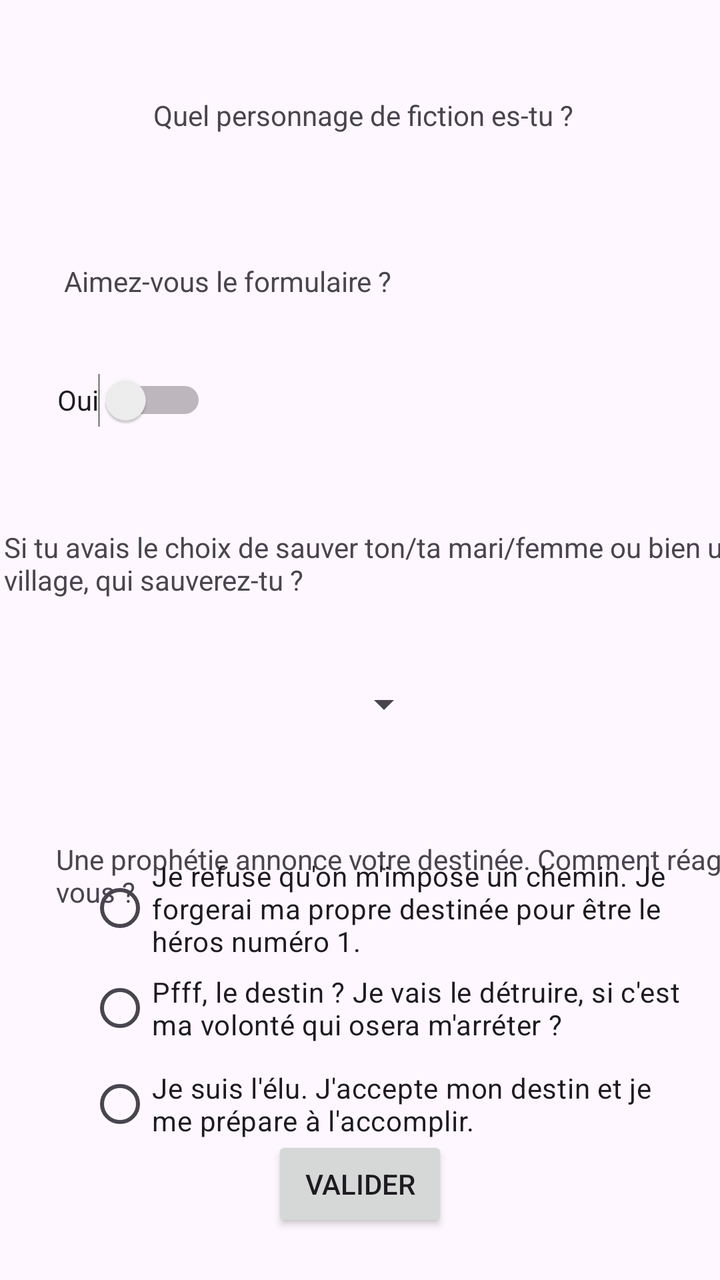
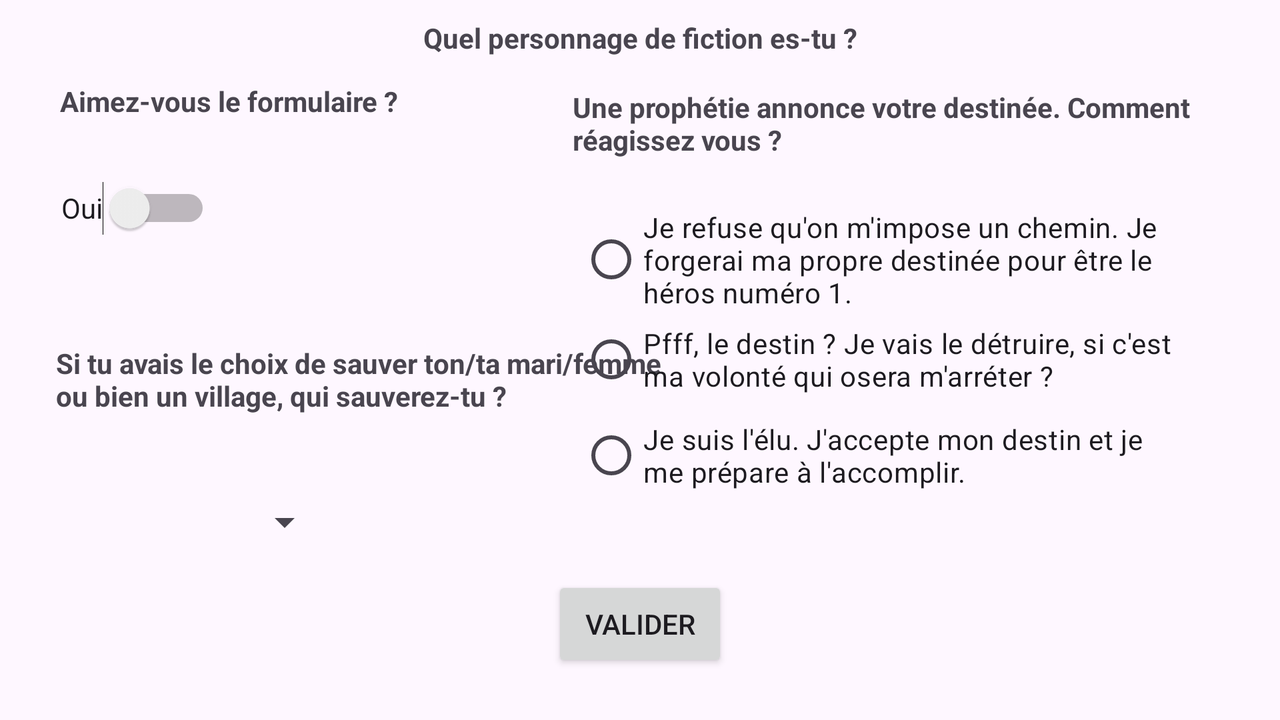

The same Android screen from two of the app's own layout files: first res/layout/ as a phone draws it, then the author's variant for another configuration, drawn on a device whose configuration selects that folder. Both files follow.
<!-- AndroidManifest.xml: application theme Theme.ProjetRPG -->
<!-- res/layout/activity_page3.xml -->
<?xml version="1.0" encoding="utf-8"?>
<androidx.constraintlayout.widget.ConstraintLayout xmlns:android="http://schemas.android.com/apk/res/android"
    xmlns:app="http://schemas.android.com/apk/res-auto"
    xmlns:tools="http://schemas.android.com/tools"
    android:id="@+id/main"
    android:layout_width="match_parent"
    android:layout_height="match_parent"
    tools:context=".Page3">

    <TextView
        android:id="@+id/txTitre2"
        android:layout_width="wrap_content"
        android:layout_height="wrap_content"
        android:layout_marginTop="48dp"
        android:text="@string/quel_personnage_de_fiction_es_tu"
        app:layout_constraintBottom_toTopOf="@+id/txQuestion1"
        app:layout_constraintEnd_toEndOf="parent"
        app:layout_constraintHorizontal_bias="0.51"
        app:layout_constraintStart_toStartOf="parent"
        app:layout_constraintTop_toTopOf="parent"
        app:layout_constraintVertical_bias="0.453" />

    <Switch
        android:id="@+id/switch1"
        android:layout_width="wrap_content"
        android:layout_height="48dp"
        android:layout_marginTop="26dp"
        android:text="@string/majeur"
        app:layout_constraintEnd_toEndOf="parent"
        app:layout_constraintHorizontal_bias="0.101"
        app:layout_constraintStart_toStartOf="parent"
        app:layout_constraintTop_toBottomOf="@+id/textView"
        tools:ignore="UseSwitchCompatOrMaterialXml" />

    <Button
        android:id="@+id/butPage"
        android:layout_width="wrap_content"
        android:layout_height="wrap_content"
        android:layout_marginBottom="24dp"
        android:onClick="onValiderClick"
        android:text="@string/valider"
        app:layout_constraintBottom_toBottomOf="parent"
        app:layout_constraintEnd_toEndOf="parent"
        app:layout_constraintStart_toStartOf="parent" />

    <TextView
        android:id="@+id/tx_Invalid"
        android:layout_width="wrap_content"
        android:layout_height="wrap_content"
        android:layout_marginBottom="8dp"
        app:layout_constraintBottom_toTopOf="@+id/butPage"
        app:layout_constraintEnd_toEndOf="parent"
        app:layout_constraintHorizontal_bias="0.077"
        app:layout_constraintStart_toStartOf="parent" />

    <TextView
        android:id="@+id/textView"
        android:layout_width="wrap_content"
        android:layout_height="wrap_content"
        android:layout_marginStart="32dp"
        android:layout_marginTop="131dp"
        android:text="@string/aimez_vous_le_formulaire"
        app:layout_constraintStart_toStartOf="parent"
        app:layout_constraintTop_toTopOf="parent" />

    <Spinner
        android:id="@+id/spQ5"
        android:layout_width="wrap_content"
        android:layout_height="48dp"
        android:layout_marginTop="28dp"
        android:layout_marginEnd="144dp"
        app:layout_constraintEnd_toEndOf="parent"
        app:layout_constraintTop_toBottomOf="@+id/textView2" />

    <TextView
        android:id="@+id/textView2"
        android:layout_width="372dp"
        android:layout_height="36dp"
        android:layout_marginStart="16dp"
        android:layout_marginTop="40dp"
        android:text="@string/si_tu_avais_le_choix_de_sauver_ton_ta_mari_femme_ou_bien_un_village_qui_sauverez_tu"
        app:layout_constraintEnd_toEndOf="parent"
        app:layout_constraintStart_toStartOf="parent"
        app:layout_constraintTop_toBottomOf="@+id/switch1" />

    <TextView
        android:id="@+id/textView3"
        android:layout_width="373dp"
        android:layout_height="38dp"
        android:layout_marginStart="28dp"
        android:layout_marginTop="44dp"
        android:text="@string/une_proph_tie_annonce_votre_destin_e_comment_ragissez_vous"
        app:layout_constraintStart_toStartOf="parent"
        app:layout_constraintTop_toBottomOf="@+id/spQ5" />

    <RadioGroup
        android:layout_width="wrap_content"
        android:layout_height="wrap_content"
        android:layout_marginStart="44dp"
        android:layout_marginTop="436dp"
        app:layout_constraintBottom_toTopOf="@+id/butPage"
        app:layout_constraintStart_toStartOf="parent"
        app:layout_constraintTop_toTopOf="parent">

        <RadioButton
            android:id="@+id/rb1Q7"
            android:layout_width="301dp"
            android:layout_height="wrap_content"
            android:text="@string/je_refuse_qu_on_m_impose_un_chemin_je_forgerai_ma_propre_destin_e_pour_tre_le_h_ros_num_ro_1" />

        <RadioButton
            android:id="@+id/rb2Q7"
            android:layout_width="300dp"
            android:layout_height="wrap_content"
            android:text="@string/pfff_le_destin_je_vais_le_d_truire_si_c_est_ma_volont_qui_osera_m_arr_ter" />

        <RadioButton
            android:id="@+id/rb3Q7"
            android:layout_width="299dp"
            android:layout_height="wrap_content"
            android:text="@string/je_suis_l_lu_j_accepte_mon_destin_et_je_me_pr_pare_l_accomplir" />

    </RadioGroup>

</androidx.constraintlayout.widget.ConstraintLayout>
<!-- resources referenced by this layout -->
<resources>
  <string name="aimez_vous_le_formulaire">Aimez-vous le formulaire ?</string>
  <string name="je_refuse_qu_on_m_impose_un_chemin_je_forgerai_ma_propre_destin_e_pour_tre_le_h_ros_num_ro_1">Je refuse qu\'on m\'impose un chemin. Je forgerai ma propre destinée pour être le héros numéro 1.</string>
  <string name="je_suis_l_lu_j_accepte_mon_destin_et_je_me_pr_pare_l_accomplir">Je suis l\'élu. J\'accepte mon destin et je me prépare à l\'accomplir.</string>
  <string name="majeur">Oui</string>
  <string name="pfff_le_destin_je_vais_le_d_truire_si_c_est_ma_volont_qui_osera_m_arr_ter">Pfff, le destin ? Je vais le détruire, si c\'est ma volonté qui osera m\'arréter ?</string>
  <string name="quel_personnage_de_fiction_es_tu">Quel personnage de fiction es-tu ?</string>
  <string name="si_tu_avais_le_choix_de_sauver_ton_ta_mari_femme_ou_bien_un_village_qui_sauverez_tu">Si tu avais le choix de sauver ton/ta mari/femme ou bien un village, qui sauverez-tu ?</string>
  <string name="une_proph_tie_annonce_votre_destin_e_comment_ragissez_vous">Une prophétie annonce votre destinée. Comment réagissez vous ?</string>
  <string name="valider">Valider</string>
  <style name="Theme.ProjetRPG" parent="Base.Theme.ProjetRPG" />
  <style name="Base.Theme.ProjetRPG" parent="Theme.Material3.DayNight.NoActionBar">
          
          
      </style>
</resources>
<!-- res/layout-land/activity_page3.xml (the author's variant of the layout above) -->
<!-- drawn on the phone turned sideways -->
<?xml version="1.0" encoding="utf-8"?>
<androidx.constraintlayout.widget.ConstraintLayout xmlns:android="http://schemas.android.com/apk/res/android"
    xmlns:app="http://schemas.android.com/apk/res-auto"
    xmlns:tools="http://schemas.android.com/tools"
    android:id="@+id/cl_main_page3"
    android:layout_width="match_parent"
    android:layout_height="match_parent"
    tools:context=".Page3">

    <TextView
        android:id="@+id/tv_titre3"
        android:layout_width="wrap_content"
        android:layout_height="wrap_content"
        android:text="@string/quel_personnage_de_fiction_es_tu"
        android:textStyle="bold"
        app:layout_constraintBottom_toTopOf="@+id/tv_question_like_form"
        app:layout_constraintEnd_toEndOf="parent"
        app:layout_constraintStart_toStartOf="parent"
        app:layout_constraintTop_toTopOf="parent"
        app:layout_constraintVertical_bias="0.418" />

    <Switch
        android:id="@+id/sw_majeur"
        android:layout_width="wrap_content"
        android:layout_height="48dp"
        android:layout_marginBottom="44dp"
        android:text="@string/majeur"
        app:layout_constraintBottom_toTopOf="@+id/tv_question5"
        app:layout_constraintEnd_toEndOf="parent"
        app:layout_constraintHorizontal_bias="0.054"
        app:layout_constraintStart_toStartOf="parent"
        tools:ignore="UseSwitchCompatOrMaterialXml" />

    <TextView
        android:id="@+id/tv_question_like_form"
        android:layout_width="wrap_content"
        android:layout_height="wrap_content"
        android:layout_marginBottom="20dp"
        android:text="@string/aimez_vous_le_formulaire"
        android:textStyle="bold"
        app:layout_constraintBottom_toTopOf="@+id/sw_majeur"
        app:layout_constraintEnd_toEndOf="parent"
        app:layout_constraintHorizontal_bias="0.064"
        app:layout_constraintStart_toStartOf="parent" />

    <Button
        android:id="@+id/btn_valider3"
        android:layout_width="wrap_content"
        android:layout_height="wrap_content"
        android:layout_marginBottom="24dp"
        android:onClick="onValiderClick"
        android:text="@string/valider"
        app:layout_constraintBottom_toBottomOf="parent"
        app:layout_constraintEnd_toEndOf="parent"
        app:layout_constraintStart_toStartOf="parent" />

    <TextView
        android:id="@+id/tv_invalid3"
        android:layout_width="wrap_content"
        android:layout_height="wrap_content"
        android:layout_marginBottom="36dp"
        android:textColor="#FF0000"
        app:layout_constraintBottom_toBottomOf="parent"
        app:layout_constraintEnd_toEndOf="parent"
        app:layout_constraintHorizontal_bias="0.068"
        app:layout_constraintStart_toStartOf="parent" />

    <Spinner
        android:id="@+id/sp_question5"
        android:layout_width="136dp"
        android:layout_height="48dp"
        android:layout_marginBottom="20dp"
        app:layout_constraintBottom_toTopOf="@+id/tv_invalid3"
        app:layout_constraintEnd_toEndOf="parent"
        app:layout_constraintHorizontal_bias="0.06"
        app:layout_constraintStart_toStartOf="parent" />

    <TextView
        android:id="@+id/tv_question5"
        android:layout_width="320dp"
        android:layout_height="41dp"
        android:layout_marginBottom="24dp"
        android:text="@string/si_tu_avais_le_choix_de_sauver_ton_ta_mari_femme_ou_bien_un_village_qui_sauverez_tu"
        android:textStyle="bold"
        app:layout_constraintBottom_toTopOf="@+id/sp_question5"
        app:layout_constraintEnd_toEndOf="parent"
        app:layout_constraintHorizontal_bias="0.087"
        app:layout_constraintStart_toStartOf="parent" />

    <TextView
        android:id="@+id/tv_question7"
        android:layout_width="342dp"
        android:layout_height="36dp"
        android:layout_marginBottom="24dp"
        android:text="@string/une_proph_tie_annonce_votre_destin_e_comment_ragissez_vous"
        android:textStyle="bold"
        app:layout_constraintBottom_toTopOf="@+id/rg_question7"
        app:layout_constraintEnd_toEndOf="parent"
        app:layout_constraintHorizontal_bias="0.961"
        app:layout_constraintStart_toStartOf="parent" />

    <RadioGroup
        android:id="@+id/rg_question7"
        android:layout_width="338dp"
        android:layout_height="180dp"
        android:layout_marginBottom="4dp"
        app:layout_constraintBottom_toTopOf="@+id/btn_valider3"
        app:layout_constraintEnd_toEndOf="parent"
        app:layout_constraintHorizontal_bias="0.959"
        app:layout_constraintStart_toStartOf="parent">

        <RadioButton
            android:id="@+id/rb_q7_rep1"
            android:layout_width="301dp"
            android:layout_height="wrap_content"
            android:text="@string/je_refuse_qu_on_m_impose_un_chemin_je_forgerai_ma_propre_destin_e_pour_tre_le_h_ros_num_ro_1" />

        <RadioButton
            android:id="@+id/rb_q7_rep2"
            android:layout_width="300dp"
            android:layout_height="wrap_content"
            android:text="@string/pfff_le_destin_je_vais_le_d_truire_si_c_est_ma_volont_qui_osera_m_arr_ter" />

        <RadioButton
            android:id="@+id/rb_q7_rep3"
            android:layout_width="301dp"
            android:layout_height="48dp"
            android:text="@string/je_suis_l_lu_j_accepte_mon_destin_et_je_me_pr_pare_l_accomplir" />

    </RadioGroup>

</androidx.constraintlayout.widget.ConstraintLayout>
